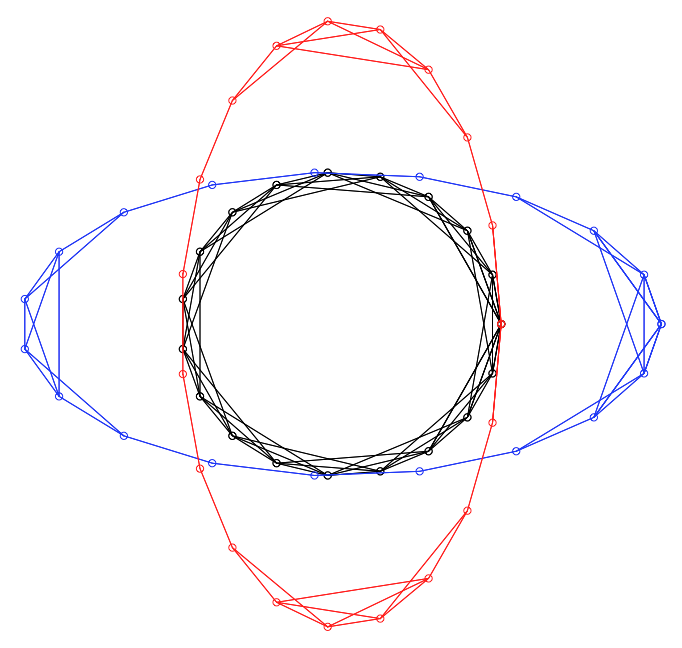

Recreate this plot in R.
# This is where hlsm.stan is
setwd("~/Documents/Research/hlsm")

########################
# GENERATING HLSM DATA #
########################
N <- 20
K <- 2
circle <- seq(0,2*pi,length=N)
b <- cbind(cos(circle), sin(circle))

# Linearly scales a set of data points by the scalar 'm', along the axis 'dim'(="x"/"y")
stretch <- function(x, m, dim="x"){
    stopifnot(dim=="x" | dim=="y")
    if(dim=="x") M <- matrix(c(m, 0, 0, 1), nrow=2)
    if(dim=="y") M <- matrix(c(1, 0, 0, m), nrow=2)
    return(x %*% M)
}

# Looks good
plot(b, xlim=c(-2,2), ylim=c(-2,2))
points(stretch(b, 2), col="red")
points(stretch(b, 2, dim="y"), col="blue")
lsm.plot(1, b, add=T)
lsm.plot(1, stretch(b, 2), add=T, col="blue")
lsm.plot(1, stretch(b, 2, dim="y"), add=T, col="red")


logit <- function(x) 1/(1+exp(-x))

# Takes the parameters of a latent space model and produces an adjacency matrix
positions.to.matrix <- function(a, z){

    N <- nrow(z)
    d <- as.matrix(dist(z))^2 # The SQUARED euclidean distances, remember
    M <- array(dim=c(N,N))
    
    for(i in 1:N){
        for(j in 1:N){
                M[i,j] <- (logit(a - d[i,j]) > .5)+0
        }
    }
    return(M)
}


library(igraph)
out <- positions.to.matrix(stretch(b, 3), a=1) # moderate clustering at 2, serious at 3
plot(graph_from_adjacency_matrix(out)) # sure, not bad

############
# THE DATA #
############
# Two ovals of data, at 90 degrees to one another. Hope to infer a circle of base positions
edges <- array(dim=c(N,N,K))

# How do you stack 2d structures? ALONG=3 (below)
# https://stackoverflow.com/questions/14857358/stacking-array-slices-rbind-for-2-dimensions
library(abind)
# Again, this isn't ... fuckin, exactly like the DGP, is it. Fuckin' ... 
positions <- abind(stretch(b, 3, dim="x"),
                   stretch(b, 3, dim="y"), along = 3)
for(i in 1:2){
    edges[,,i] <- positions.to.matrix(positions[,,i], a=1)
}



################################
# SETTING PRIORS AND STAN DATA #
################################

# All necessary because of the slightly weird way it's necessary
# to declare data dimensions
sigma  <- 10
sigmat <- array(0, dim=c(K,2,2))
sigmat[,1,1] <- sigma
sigmat[,2,2] <- sigma

hlsm.data <- list(N=N,
                  K=K,
                  edges=edges,    # make sure these are ints  (not bool) else FLATTENED
                  sigma_alpha=10, # NO idea what these should be, using mvlsm's
                  mu_b=c(0,0),
                  sigma_b=sigma*diag(2), # [s   0; 0   s] (one matrix)
                  sigma_z=sigmat)        # [s_k 0; 0 s_k] (one matrix per layer)

#################################
# Finding a good starting point #
#################################
# library(latentnet) # USE LATENT NET, LAYER BY LAYER
# lsm <- ergmm(summed.edges>0 ~ euclidean(d=2))

hlsm.init <- function(){
    list(alpha=c(1,1),
         z=abind(b,b,along=3), # initializes the ovals as circles, also
         b=b)
}

################
# RUNNING STAN #
################
library(rstan)
rstan_options(auto_write = TRUE)
options(mc.cores = parallel::detectCores()) # => 4 chains at once. Issues?

fit.20k <- stan(file="hlsm.stan",
            model_name="hlsm_sim",
            data=hlsm.data,
            init=hlsm.init,
            iter=2e4,
            verbose=T,
            control=list(max_treedepth = 15)) # from 10, as suggested
# 2k was lousy, 5k better-looking (complete eyeball of the traceplot) 20k -- LOOKS ok
# fit.2k <- fit
# fit <- fit.20k
# save(fit, file="hlsm_sim_fit_20k.Rdata")
# zhat.table <- summary(fit)$summary[,"mean", drop=F]

################################
# EXAMINE THE ESTIMATED VALUES #
################################

unpack.hlsm.fit <- function(fit, N, K){
    s <- summary(fit)$summary[,"mean"]
    params <- t(array(s, dim=c(K, 1+N+N*K))) # => one k-dim'nl param per line, CUTS lp__
    return(list(alpha=params[1,],
                b=params[2:(N+1),],
                # => z[N,K,2], i.e. nodes, layers, x/y coords.
                z=aperm(array(params[(N+2):(1+N+N*2),], # This is UGLY, but works
                              dim=c(K,N,2)),
                        c(2,1,3)))) 
}

zhat <- unpack.hlsm.fit(fit, N, K)

# And finally, plot to check
ghat.1 <- positions.to.matrix(.01, zhat$z[,1,])
ghat.2 <- positions.to.matrix(.01, zhat$z[,2,])
ghat.b <- positions.to.matrix(.01, zhat$b)

# plot(graph_from_adjacency_matrix(out)) # it's -- a big fat ball. Okay both are.
# WAIT -- interesting -- if I just MAKE alpha=1, I get ~ the right answer
# (if, remember, I also initialized it that way. Wait did I?)
plot(graph_from_adjacency_matrix(positions.to.matrix(1, b)))

# ~Classification accuracies
# What happened to 'edges'? It's not a table anymore
table(as.vector(ghat.1), as.vector(edges[,,1])) # NOT TERRIBLE!
table(as.vector(ghat.2), as.vector(edges[,,2])) # NOT TERRIBLE! ALSO!
table(as.vector(ghat.b), as.vector(positions.to.matrix(b, a=1))) # Seriously not bad
# Now try tuning with alpha, maybe? And why was it so high?
# Also, try with initialization values that aren't cheating.


out <- array(dim=20)
vals <- seq(0, 5, length=20)
for(i in 1:20){
    cm <- table(as.vector(ghat.b), as.vector(positions.to.matrix(b, a=vals[i]))) 
    out[i] <- sum(diag(cm))/sum(cm)
}
plot(out, xaxt="n")
axis(1, at=1:20, labels=round(vals,2)) # Okay so yes, peaks around 1; why estimate=20?


# Takes the parameters for an lsm, lays out a network as specified
# WOULD LIKE TO HAVE A FEATURE WHERE -- black lines for actual, red for mistaken edges
lsm.plot <- function(alpha, z, add=F, col="black"){
    edges <- positions.to.matrix(alpha, z)==1 # => logical
    if(add){
        points(z, col=col)
    } else {
        plot(z, col=col)
    }
    N <- nrow(z)
    for(i in 1:N){
        for(j in 1:N){
            if(edges[i,j]){
                lines(z[c(i,j),1], z[c(i,j),2], col=col)
            }
        }
    }
}


lsm.plot(1, b)
plot(b, xlim=c(-.5,.5), ylim=c(-.5,.5))
lsm.plot(.02, zhat$b,      add=T)
lsm.plot(.02, zhat$z[,1,], add=T, col="red") # .01 => disconnected
lsm.plot(.02, zhat$z[,2,], add=T, col="blue")







#########################################
# THE DUMP -- ideas that didn't make it #
#########################################

# BARBELLS AND ROTATIONS -- maybe not very clear thinking
# The sparse path connecting the dense ends
w <- cbind(0.5*0:12-3, rep(0,13))
# The two dense barbell ends
x <- mvrnorm(10, mu=c(-3,0), Sigma=array(c(.1,0,0,.1), dim=c(2,2)))
y <- mvrnorm(10, mu=c(3,0),  Sigma=array(c(.1,0,0,.1), dim=c(2,2)))
z <- rbind(w,x,y)
plot(z)

# Closure. Takes an angle (in radians) and returns a function that rotates by that angle.
rotation.matrix <- function(theta){
    R <- array(c(cos(theta),  sin(theta),
                 -sin(theta), cos(theta)), dim=c(2,2))
    return(function(x){x%*%R})
}
rotate.45 <- rotation.matrix(pi/4)
rotate.90 <- rotation.matrix(pi/2)

plot(rotate.45(z)) # Yup!
plot(z, ylim=c(-5,5))
points(rotate.90(z))

#####################################
# Finding a good starting point 0.1 #
#####################################
# Better idea was to use latentnet itself -- MDS necessary, if you don't HAVE that.
library(MASS) # thought that was automatic (loads isoMDS)
# Sum the edges
summed.edges <- apply(edges, MARGIN=1:2, sum) # THERE; also still symmetric
d <- 1/summed.edges
d[!is.finite(d)] <- 5 # Because. The biggest value in summed.edges = 5.
mds <- isoMDS(as.matrix(d), k=2) # converged! That's good news -- 

# hlsm.init <- function(){
#     # alpha, b, and z; using mds$points
#     z <- array(dim=c(N,K,2)) # defined above
#     for(k in 1:K)
#         z[,k,] <- lsm$mcmc.pmode$Z #mds$points
#     list(alpha=rnorm(K), z=z, b=lsm$mcmc.pmode$Z) #mds$points
# }
